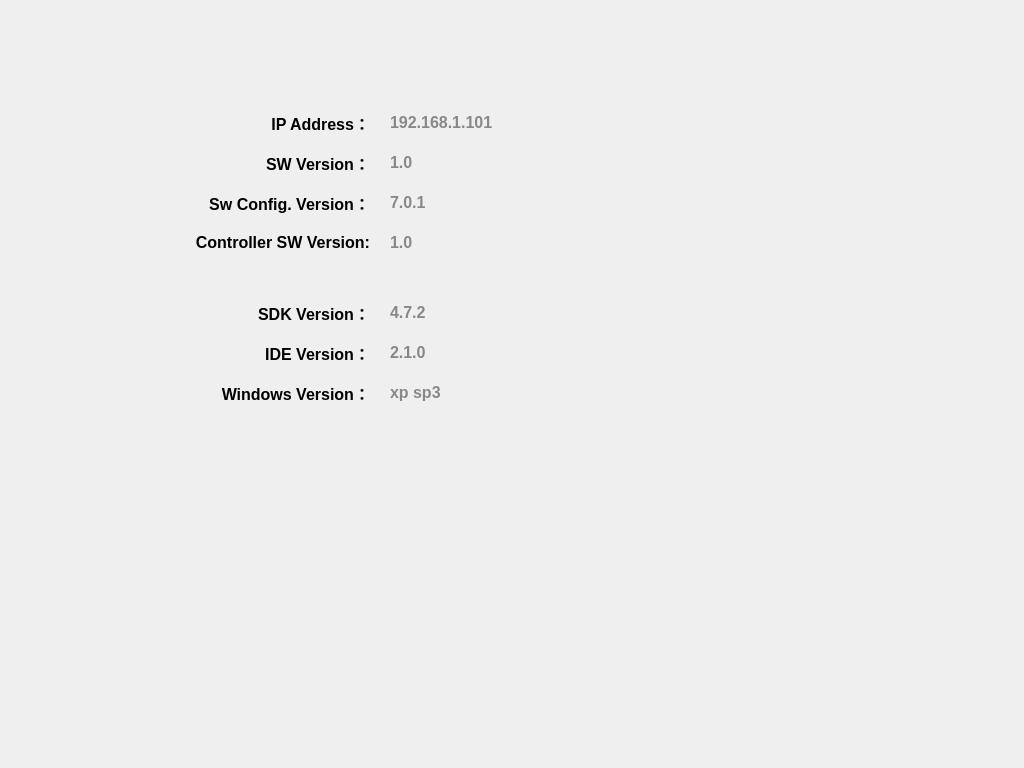
<?xml version="1.0" encoding="UTF-8"?>
<ui version="4.0">
 <class>SystemInfoWidget</class>
 <widget class="QWidget" name="SystemInfoWidget">
  <property name="geometry">
   <rect>
    <x>0</x>
    <y>0</y>
    <width>1024</width>
    <height>768</height>
   </rect>
  </property>
  <property name="windowTitle">
   <string>Form</string>
  </property>
  <property name="windowOpacity">
   <double>0.000000000000000</double>
  </property>
  <widget class="QLabel" name="label_1">
   <property name="geometry">
    <rect>
     <x>150</x>
     <y>110</y>
     <width>220</width>
     <height>25</height>
    </rect>
   </property>
   <property name="font">
    <font>
     <pointsize>12</pointsize>
     <weight>75</weight>
     <bold>true</bold>
    </font>
   </property>
   <property name="text">
    <string>IP Address：</string>
   </property>
   <property name="alignment">
    <set>Qt::AlignRight|Qt::AlignTrailing|Qt::AlignVCenter</set>
   </property>
  </widget>
  <widget class="QLabel" name="lblIP">
   <property name="geometry">
    <rect>
     <x>390</x>
     <y>110</y>
     <width>141</width>
     <height>25</height>
    </rect>
   </property>
   <property name="font">
    <font>
     <family>Arial</family>
     <pointsize>12</pointsize>
     <weight>75</weight>
     <bold>true</bold>
    </font>
   </property>
   <property name="styleSheet">
    <string notr="true">color: rgb(136, 136, 136);</string>
   </property>
   <property name="text">
    <string>192.168.1.101</string>
   </property>
  </widget>
  <widget class="QLabel" name="label_2">
   <property name="geometry">
    <rect>
     <x>150</x>
     <y>150</y>
     <width>220</width>
     <height>25</height>
    </rect>
   </property>
   <property name="font">
    <font>
     <pointsize>12</pointsize>
     <weight>75</weight>
     <bold>true</bold>
    </font>
   </property>
   <property name="text">
    <string>SW Version：</string>
   </property>
   <property name="alignment">
    <set>Qt::AlignRight|Qt::AlignTrailing|Qt::AlignVCenter</set>
   </property>
  </widget>
  <widget class="QLabel" name="lblSWDeliveryVersion">
   <property name="geometry">
    <rect>
     <x>390</x>
     <y>150</y>
     <width>51</width>
     <height>25</height>
    </rect>
   </property>
   <property name="font">
    <font>
     <family>Arial</family>
     <pointsize>12</pointsize>
     <weight>75</weight>
     <bold>true</bold>
    </font>
   </property>
   <property name="styleSheet">
    <string notr="true">color: rgb(136, 136, 136);</string>
   </property>
   <property name="text">
    <string>1.0</string>
   </property>
  </widget>
  <widget class="QLabel" name="label_7">
   <property name="geometry">
    <rect>
     <x>150</x>
     <y>380</y>
     <width>220</width>
     <height>25</height>
    </rect>
   </property>
   <property name="font">
    <font>
     <pointsize>12</pointsize>
     <weight>75</weight>
     <bold>true</bold>
    </font>
   </property>
   <property name="text">
    <string>Windows Version：</string>
   </property>
   <property name="alignment">
    <set>Qt::AlignRight|Qt::AlignTrailing|Qt::AlignVCenter</set>
   </property>
  </widget>
  <widget class="QLabel" name="lblWindowVersion">
   <property name="geometry">
    <rect>
     <x>390</x>
     <y>380</y>
     <width>162</width>
     <height>25</height>
    </rect>
   </property>
   <property name="font">
    <font>
     <family>Arial</family>
     <pointsize>12</pointsize>
     <weight>75</weight>
     <bold>true</bold>
    </font>
   </property>
   <property name="styleSheet">
    <string notr="true">color: rgb(136, 136, 136);</string>
   </property>
   <property name="text">
    <string>xp sp3</string>
   </property>
  </widget>
  <widget class="QLabel" name="lblSWBasisVersion">
   <property name="geometry">
    <rect>
     <x>390</x>
     <y>190</y>
     <width>51</width>
     <height>25</height>
    </rect>
   </property>
   <property name="font">
    <font>
     <family>Arial</family>
     <pointsize>12</pointsize>
     <weight>75</weight>
     <bold>true</bold>
    </font>
   </property>
   <property name="styleSheet">
    <string notr="true">color: rgb(136, 136, 136);</string>
   </property>
   <property name="text">
    <string>7.0.1</string>
   </property>
  </widget>
  <widget class="QLabel" name="label_3">
   <property name="geometry">
    <rect>
     <x>150</x>
     <y>190</y>
     <width>220</width>
     <height>25</height>
    </rect>
   </property>
   <property name="font">
    <font>
     <pointsize>12</pointsize>
     <weight>75</weight>
     <bold>true</bold>
    </font>
   </property>
   <property name="text">
    <string>Sw Config. Version：</string>
   </property>
   <property name="alignment">
    <set>Qt::AlignRight|Qt::AlignTrailing|Qt::AlignVCenter</set>
   </property>
  </widget>
  <widget class="QLabel" name="label_4">
   <property name="geometry">
    <rect>
     <x>150</x>
     <y>230</y>
     <width>220</width>
     <height>25</height>
    </rect>
   </property>
   <property name="font">
    <font>
     <pointsize>12</pointsize>
     <weight>75</weight>
     <bold>true</bold>
    </font>
   </property>
   <property name="text">
    <string>Controller SW Version:</string>
   </property>
   <property name="alignment">
    <set>Qt::AlignRight|Qt::AlignTrailing|Qt::AlignVCenter</set>
   </property>
  </widget>
  <widget class="QLabel" name="lblPanelPromVersion">
   <property name="geometry">
    <rect>
     <x>390</x>
     <y>230</y>
     <width>61</width>
     <height>25</height>
    </rect>
   </property>
   <property name="font">
    <font>
     <family>Arial</family>
     <pointsize>12</pointsize>
     <weight>75</weight>
     <bold>true</bold>
    </font>
   </property>
   <property name="styleSheet">
    <string notr="true">color: rgb(136, 136, 136);</string>
   </property>
   <property name="text">
    <string>1.0</string>
   </property>
  </widget>
  <widget class="QLabel" name="label_5">
   <property name="geometry">
    <rect>
     <x>150</x>
     <y>300</y>
     <width>220</width>
     <height>25</height>
    </rect>
   </property>
   <property name="font">
    <font>
     <pointsize>12</pointsize>
     <weight>75</weight>
     <bold>true</bold>
    </font>
   </property>
   <property name="text">
    <string>SDK Version：</string>
   </property>
   <property name="alignment">
    <set>Qt::AlignRight|Qt::AlignTrailing|Qt::AlignVCenter</set>
   </property>
  </widget>
  <widget class="QLabel" name="lblGMSVersion">
   <property name="geometry">
    <rect>
     <x>390</x>
     <y>300</y>
     <width>81</width>
     <height>25</height>
    </rect>
   </property>
   <property name="font">
    <font>
     <family>Arial</family>
     <pointsize>12</pointsize>
     <weight>75</weight>
     <bold>true</bold>
    </font>
   </property>
   <property name="styleSheet">
    <string notr="true">color: rgb(136, 136, 136);</string>
   </property>
   <property name="text">
    <string>4.7.2</string>
   </property>
  </widget>
  <widget class="QLabel" name="label_6">
   <property name="geometry">
    <rect>
     <x>150</x>
     <y>340</y>
     <width>220</width>
     <height>25</height>
    </rect>
   </property>
   <property name="font">
    <font>
     <pointsize>12</pointsize>
     <weight>75</weight>
     <bold>true</bold>
    </font>
   </property>
   <property name="text">
    <string>IDE Version：</string>
   </property>
   <property name="alignment">
    <set>Qt::AlignRight|Qt::AlignTrailing|Qt::AlignVCenter</set>
   </property>
  </widget>
  <widget class="QLabel" name="lblOSKVersion">
   <property name="geometry">
    <rect>
     <x>390</x>
     <y>340</y>
     <width>54</width>
     <height>25</height>
    </rect>
   </property>
   <property name="font">
    <font>
     <family>Arial</family>
     <pointsize>12</pointsize>
     <weight>75</weight>
     <bold>true</bold>
    </font>
   </property>
   <property name="styleSheet">
    <string notr="true">color: rgb(136, 136, 136);</string>
   </property>
   <property name="text">
    <string>2.1.0</string>
   </property>
  </widget>
 </widget>
 <resources/>
 <connections/>
</ui>
